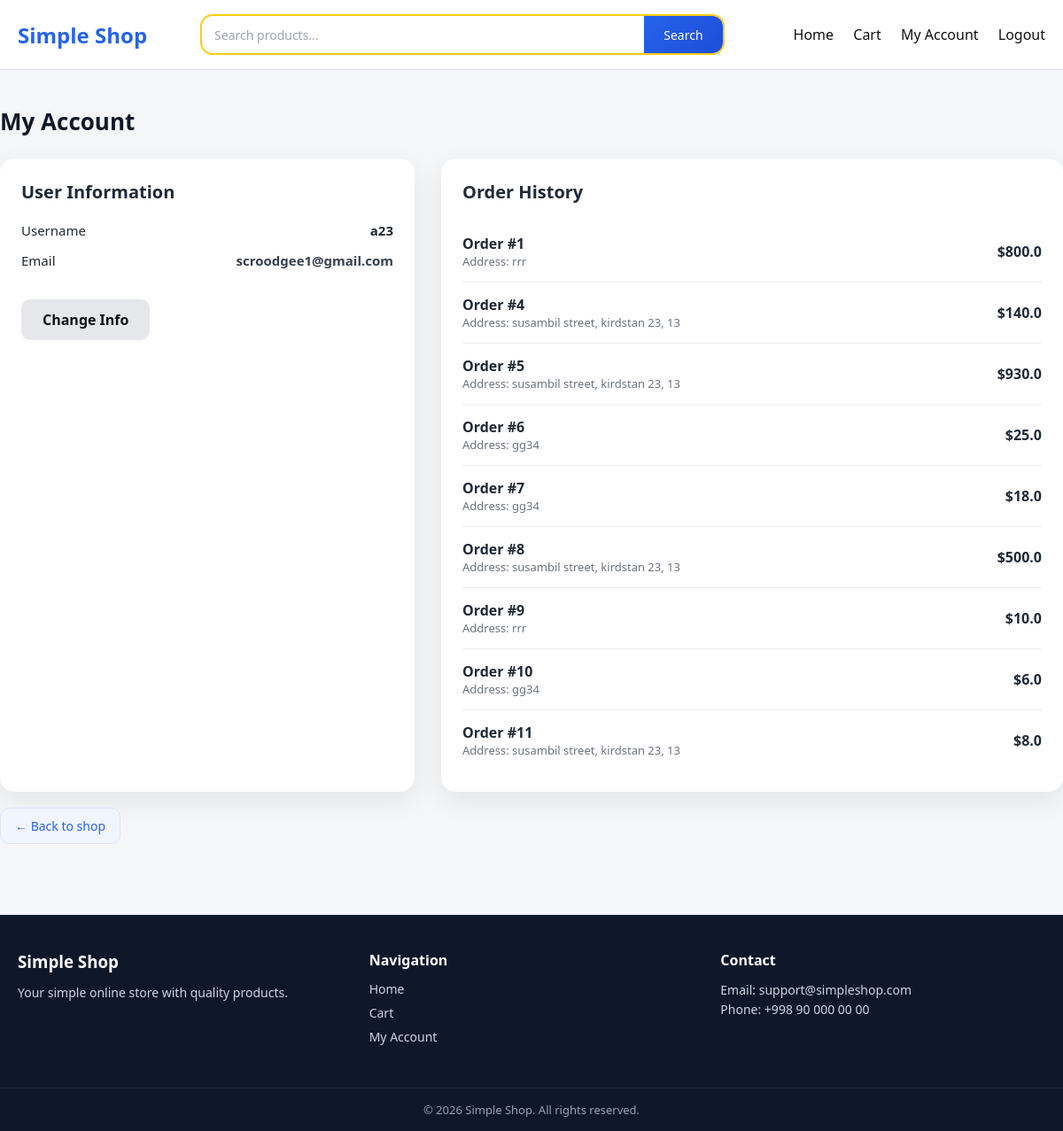
Screenshot of /profile (signed in) with the database file from the repository.
### tables this page shows
CREATE TABLE users (
    id INTEGER PRIMARY KEY AUTOINCREMENT,
    username TEXT UNIQUE,
    email TEXT UNIQUE,
    password TEXT,
    is_admin INTEGER DEFAULT 0
);

CREATE TABLE orders (
    id INTEGER PRIMARY KEY AUTOINCREMENT,
    user_id INTEGER,
    address TEXT,
    card TEXT,
    total REAL
);

### app.py (the view)
@app.route("/profile")
def profile():
    if "user_id" not in session:
        return redirect("/login")
    user_id = session["user_id"]
    con = get_db()
    cur = con.cursor()
    user = cur.execute(
        "SELECT username, email FROM users WHERE id=?",
        (user_id,)
    ).fetchone()
    orders = cur.execute(
        "SELECT id, total, address FROM orders WHERE user_id=?",
        (user_id,)
    ).fetchall()
    con.close()
    return render_template(
        "shop/profile.html",
        user=user,
        orders=orders,
        cart_count=get_cart_count()
    )

### app.py (called while the page is built)
def get_db():
    return sqlite3.connect(
        "database.db",
        timeout=10,
        check_same_thread=False
    )

def get_cart_count():
    if "user_id" not in session or session.get("is_admin"):
        return 0
    con = get_db()
    cur = con.cursor()
    count = cur.execute(
        "SELECT COALESCE(SUM(quantity), 0) FROM cart WHERE user_id=?",
        (session["user_id"],)
    ).fetchone()[0]
    con.close()
    return count

### templates/shop/profile.html (shortened to what this page needs)
{% extends "base.html" %}
{% block content %}
<section class="account-section">
    <h2 class="section-title">My Account</h2>
    <div class="account-grid">
        <div class="account-box">
            <h3>User Information</h3>
            <div class="info-row">
                <span>Username</span>
                <strong>{{ user[0] }}</strong>
            </div>
            <div class="info-row">
                <span>Email</span>
                <strong class="info-value">
                    {{ user[1] if user[1] else "Not set" }}
                </strong>
            </div>
            <a href="/profile/edit" class="btn-secondary account-btn">
                Change Info
            </a>
        </div>
        <div class="account-box">
            <h3>Order History</h3>
            {% if orders %}
            <ul class="orders-list">
                {% for o in orders %}
                <li>
                    <div>
                        <strong>Order #{{ o[0] }}</strong>
                        <span>Address: {{ o[2] }}</span>
                    </div>
                    <div class="order-price">
                        ${{ o[1] }}
                    </div>
                </li>
                {% endfor %}
            </ul>
            {% else %}
                <p class="empty-orders">No orders yet.</p>
            {% endif %}
        </div>
    </div>
    <a href="/dashboard" class="back-btn">
        ← Back to shop
    </a>
</section>
{% endblock %}

### static/css/shop.css (style rules this page uses)
* { margin: 0; padding: 0; box-sizing: border-box; font-family: 'Segoe UI', Arial, sans-serif; }
body { background: #f4f6f8; color: #1f2937; }
.section-title { font-size: 28px; margin-bottom: 20px; }
.account-section { max-width: 1200px; margin: 40px auto; }
.account-grid { display: grid; grid-template-columns: 1fr 1.5fr; gap: 30px; }
.account-box { background: #fff; border-radius: 16px; padding: 24px; box-shadow: 0 10px 30px rgba(0,0,0,0.08); }
.account-box h3 { margin-bottom: 20px; font-size: 20px; }
.account-btn { margin-top: 20px; display: inline-block; }
.info-value { color: #374151; }
.account-box { min-height: 240px; }
.info-row { display: flex; justify-content: space-between; margin-bottom: 14px; font-size: 15px; }
.orders-list { list-style: none; }
.orders-list li { display: flex; justify-content: space-between; align-items: center; padding: 14px 0; border-bottom: 1px solid #eee; }
.orders-list li:last-child { border-bottom: none; }
.orders-list span { display: block; font-size: 13px; color: #6b7280; }
.order-price { font-weight: 600; }
.btn-secondary { background: #e5e7eb; color: #111; padding: 12px 24px; border-radius: 10px; text-decoration: none; font-weight: 600; }
.back-btn { display: inline-flex; align-items: center; gap: 6px; margin-top: 18px; padding: 10px 16px; border-radius: 10px; font-size: 14px; font-weight: 500; color: #2563eb; background: #f1f5ff; border: 1px solid #dbe3ff; text-decoration: none; transition: all 0.2s ease; }
.section-title { font-size: 26px; font-weight: 600; margin-bottom: 24px; color: #111827; }

### rows the page displays
users: username "a23", email "scroodgee1@gmail.com"
orders: id "1", address "rrr", total "800.0"
orders: id "4", address "susambil street, kirdstan 23, 13", total "140.0"
orders: id "5", address "susambil street, kirdstan 23, 13", total "930.0"
orders: id "6", address "gg34", total "25.0"
orders: id "7", address "gg34", total "18.0"
orders: id "8", address "susambil street, kirdstan 23, 13", total "500.0"
orders: id "9", address "rrr", total "10.0"
orders: id "10", address "gg34", total "6.0"
orders: id "11", address "susambil street, kirdstan 23, 13", total "8.0"
